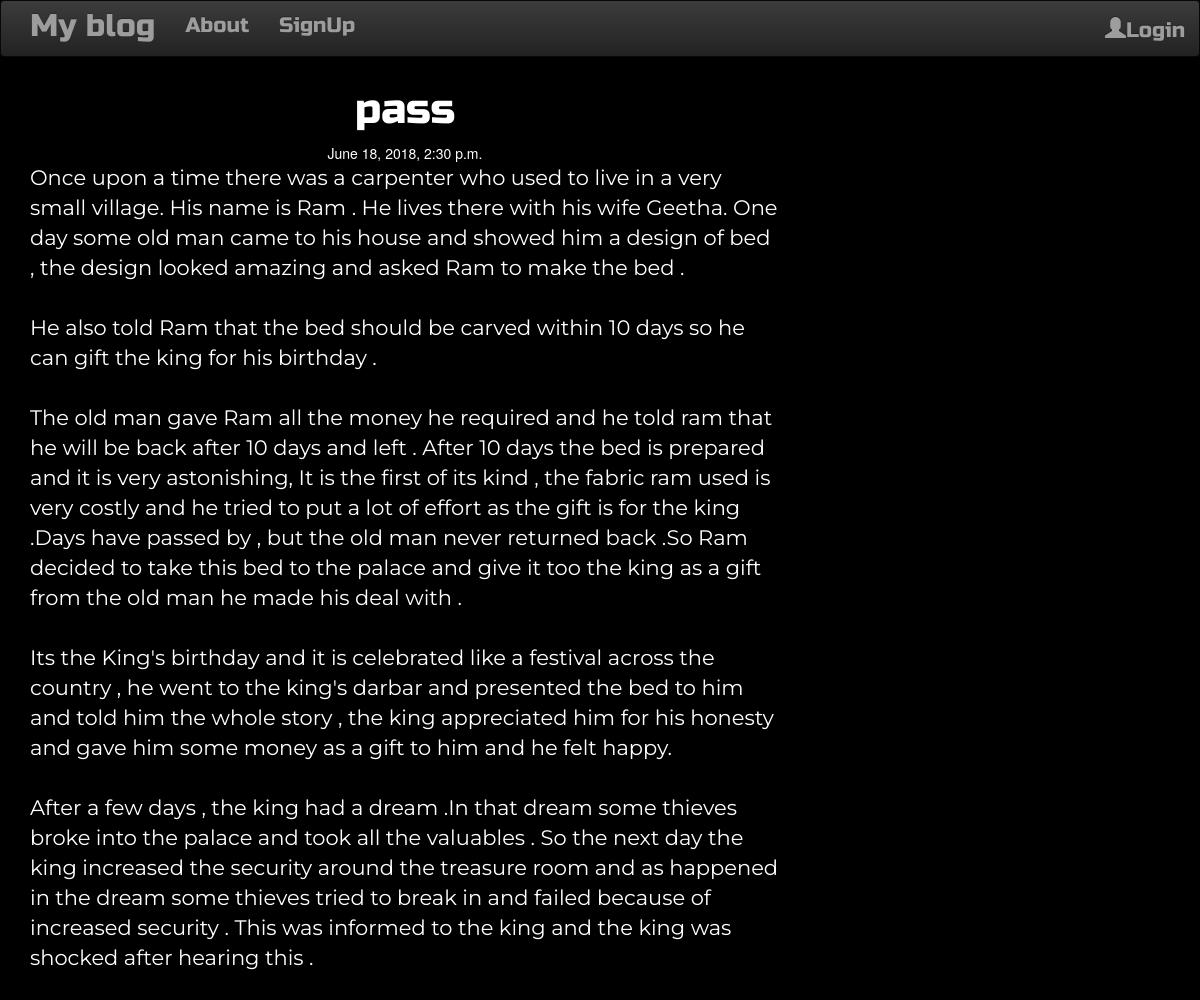
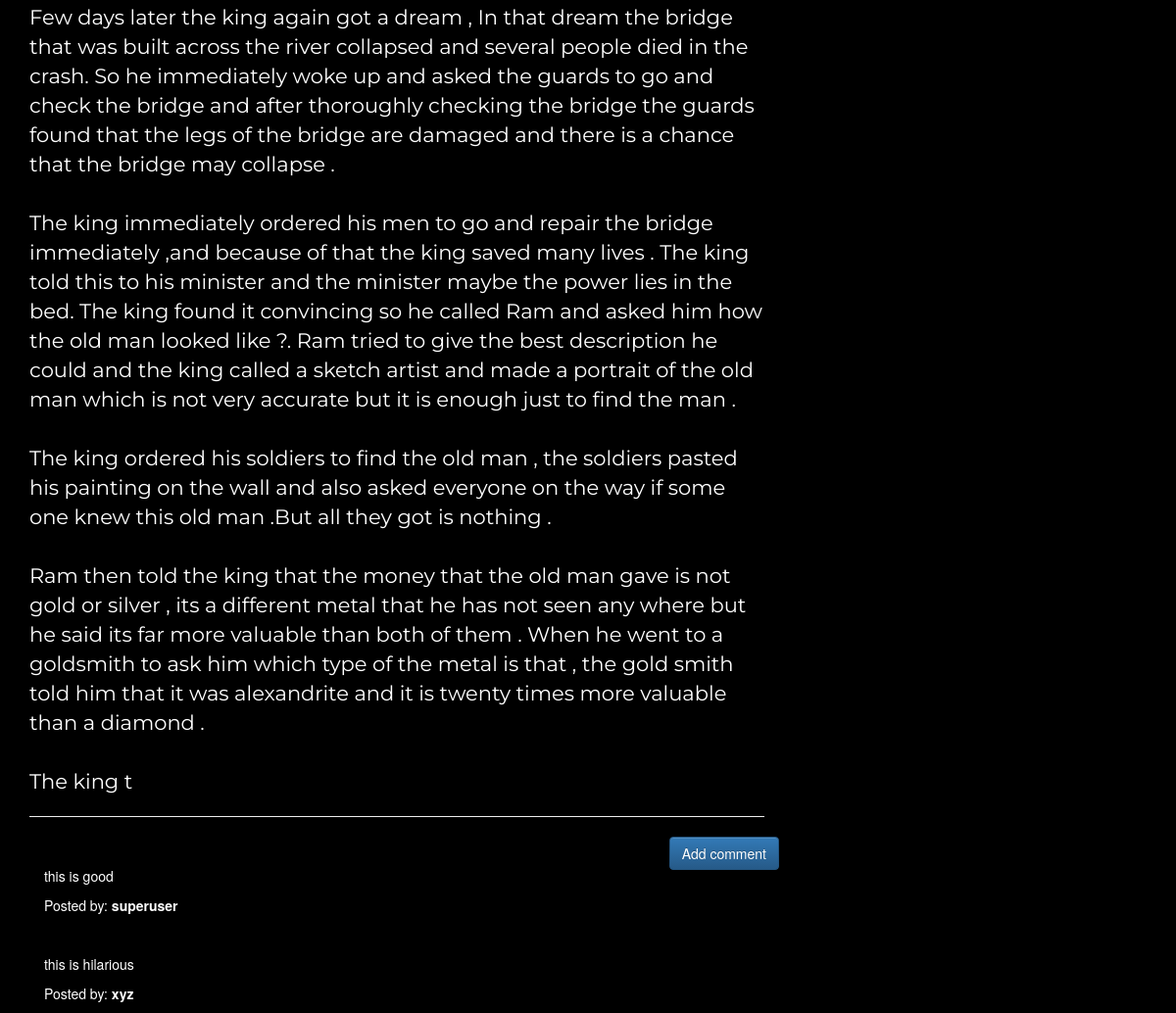
Screenshot of /post/3 with the database file from the repository (2 pictures, top to bottom).
### web/models.py (models this page shows, shortened)
class Post(models.Model):
    author = models.ForeignKey('auth.User', on_delete=models.CASCADE)
    title = models.CharField(max_length=1000)
    content = models.TextField()
    created_date = models.DateTimeField(default=timezone.now)
    published_date = models.DateTimeField(blank=True, null=True)

class Comment(models.Model):
    post = models.ForeignKey('web.Post', related_name='comments', on_delete=models.CASCADE)
    author = models.CharField(max_length=255)
    content = models.TextField()
    created_date = models.DateTimeField(default=timezone.now)
    approved_comment = models.BooleanField(default=False)

### web/views.py (the view)
# urls.py: url(r'^post/(?P<pk>\d+)$', views.PostDetailView.as_view(), name='post_detail'),
class PostDetailView(DetailView):
    model = Post

### web/templates/web/post_detail.html (shortened to what this page needs)
{% extends 'web/base.html' %}
{% block content %}
        <h1 class='posttitle loader'>{{ post.title }}</h1>
        {% if post.published_date %}
            <div class="date postdate">
                {{ post.published_date }}
            </div>
        {% else %}
            <a class="btn btn-default" href="{% url 'post_publish' pk=post.pk %}">Publish</a>
        {% endif %}
      <p class='postcontent' >{{ post.content|safe|linebreaksbr }}</p>
  <hr>
  <a class="btn btn-primary btn-comment" href="{% url 'add_comment_to_post' pk=post.pk %}">Add comment</a>
  <div class="container">
  {% for comment in post.comments.all %}
  <br>
          <p>{{ comment.content|safe|linebreaks }}</p>
          <p>Posted by: <strong>{{ comment.author }}</strong></p>
  {% endfor  %}
</div>
{% endblock %}

### web/static/css/web.css (style rules this page uses)
.postdate { text-align: center; }
.posttitle { font-family: 'Russo One', sans-serif; font-size: 3em; text-align: center; }
.postcontent { font-family: 'Montserrat'; font-size: 1.5em; }
.btn-comment { position: absolute; right: 0px; }
body { background-color: black; color:white; }

### rows the page displays
Post: title "pass", published_date "June 18, 2018, 2:30 p.m.", content "Once upon a time there was a carpenter who used to live in a very small village. His name is Ram . He lives there with his wife Geetha. One day some old man came to his house and showed him a design of bed , the design looked amazing and asked Ram to make the bed . He also told Ram that the bed should be carved within 10 days so he can gift the king for his birthday . The old man gave Ram all the money he required and he told ram that he will be back after 10 days and left . After 10 days the bed is prepared and it is very astonishing, It is the first of its kind , the fabric ram used is very costly and he tried to put a lot of effort as the gift is for the king .Days have passed by , but…"
Comment: content "this is good", author "superuser"
Comment: content "this is hilarious", author "xyz"
